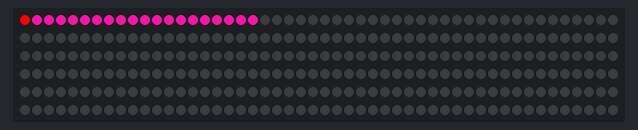
A sketch run on a simulated Arduino Uno, built with avr-gcc and run on an emulated ATmega328P. Parts: 300 RGB LEDs in strip order, left to right, continuing on the next row. Random numbers use the default seed unless the sketch sets one.

Above: at 0.3 s.

The sketch:

simulide.ino
```cpp
#include <Adafruit_NeoPixel.h>

#define PIN 2 // input pin Neopixel is attached to

#define NUMPIXELS 300 // number of neopixels in strip

Adafruit_NeoPixel pixels = Adafruit_NeoPixel(NUMPIXELS, PIN, NEO_GRB + NEO_KHZ800);

int delayval = 100; // timing delay in milliseconds

int redColor = 0;
int greenColor = 0;
int blueColor = 0;

int headRedColor = 255; // Head LED color
int headGreenColor = 0;
int headBlueColor = 0;

int arrayInput[15] = {0, 0, 0, 0, 0, 0, 0, 0, 0, 0, 0, 0, 0, 0, 0};

int ledStartIndex[] = {
    280,
    279,
    240,
    239,
    200,
    199,
    160,
    159,
    120,
    119,
    80,
    79,
    40,
    39,
    0};

void setup()
{
  pixels.begin();
}

void ledRun(int index)
{
  int ledIndex = ledStartIndex[index];
  for (int j = 0; j < 20; j++)
  {
    if (index % 2 == 0)
    {
      if (j == 0)
      {
        turnOnLED(ledIndex + j, headRedColor, headGreenColor, headBlueColor);
      }
      else
      {
        turnOnLED(ledIndex + j, redColor, greenColor, blueColor);
      }
    }
    else
    {
      if (j == 0)
      {
        turnOnLED(ledIndex - j, headRedColor, headGreenColor, headBlueColor);
      }
      else
      {
        turnOnLED(ledIndex - j, redColor, greenColor, blueColor);
      }
    }
  }
}

void turnOnLED(int ledIndex, int r, int g, int b)
{
  pixels.setPixelColor(ledIndex, pixels.Color(r, g, b));
  pixels.show();
}

void setColor()
{
  redColor = random(0, 255);
  greenColor = random(0, 255);
  blueColor = random(0, 255);
}

void loop()
{
  setColor();
  while (1)
  {
    // for (int i = 0; i < 15; i++)
    // {
    //   delay(500);
    // }
    ledRun(14);
  }
}
```
